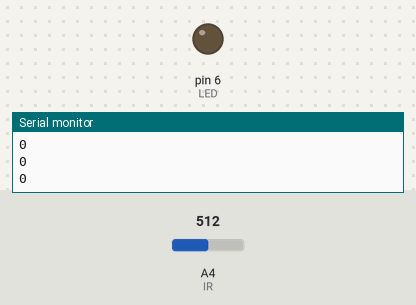
Recording of a sketch running on a simulated Arduino Uno, built with avr-gcc and run on an emulated ATmega328P. Parts: output pins drawn as LEDs (lit = HIGH), the last lines printed to the serial monitor. The test bench sets the inputs (shaded band); at power-on: A4 (IR) = 512.

Above: at 1.2 s.
1.3 s: A4 (IR) set to 716
At 2.2 s:
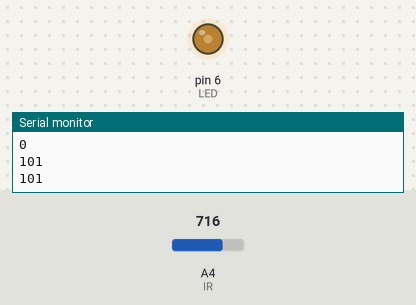
3.0 s: A4 (IR) set to 900
At 3.4 s:
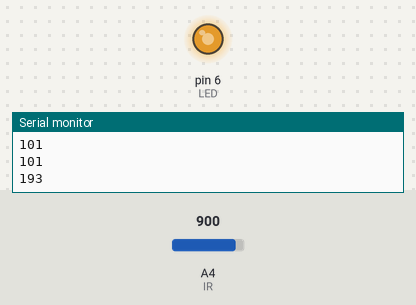
Timing chart, 0 to 6.0 s (numbered marks = the images above; inputs shaded):
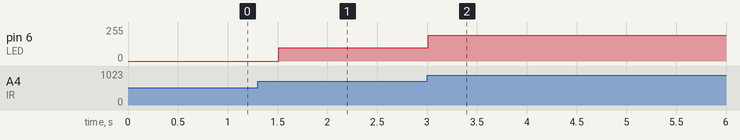

The sketch:

Distance_Sensor.ino
```cpp
/*
 * A distance sensor using IR Emitter and IR Receiver
 * The brightness of the LED changes depends on the distance between the IR emitter and the receiver
 */

#define IR 4
#define LED 6

long zero;

void setup() {
  Serial.begin(9600);

  pinMode(IR, INPUT);
  pinMode(LED, OUTPUT);

  zero = 0; //Noise Calibration Takes 100 samples
  for (int i=0; i<100; i++)
  {
    zero += analogRead(IR);
  }

  zero /= 100;
}

void loop()
{
  int val = analogRead(IR);
  val = map(val, zero, 1023, 0, 255);
  val = constrain(val, 0, 255);
  Serial.println(val);
  analogWrite(LED,val);
  delay(500);
}
```

Measured:
- after the input at 1.3 s, pin 6 (LED): 0/255 → 101/255 after 0.21 s
- after the input at 3.0 s, pin 6 (LED): 101/255 → 193/255 at once
